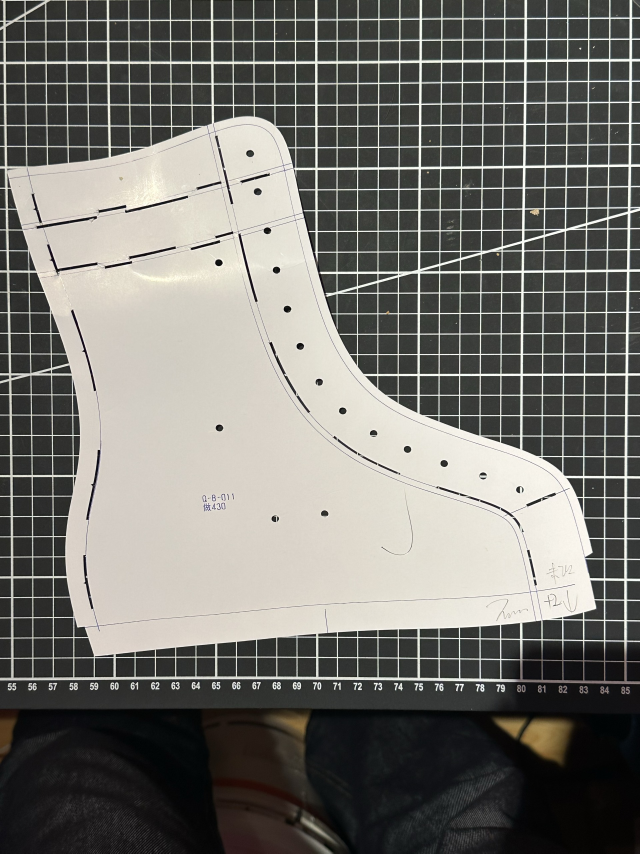
#> input picture onward-pattern/pattern-engineering/references/01-pattern-original.jpg, 1920 x 2560 px, found by its file name (shown at 1/3 size); the run also reads 1 picture not shown here
$ python digitize.py
#> lines starting #> are read from the running program, lines starting #| are printed output that depends on the picture; after the words box and inside, x2 and y2 are one past the last pixel; in counts of white or black regions, pixels touching at a corner belong together
#> in main, image is the input picture: shape (2560, 1920, 3); mean B, G, R 110.5, 115.7, 116.9
"""Deterministic digitization of the supplied factory paper photograph.

Uses the photographed 10 mm mat grid, not the 267 x 262 mm sketch annotation.
This is image metrology with explicitly bounded assumptions, not a verified
factory cutting file. Original photographs are never overwritten.

Python dependencies: numpy, scipy, Pillow, opencv-python-headless.
"""
from pathlib import Path
import sys, json, math, hashlib, html
from collections import defaultdict

try:
    import cv2
except ImportError:
    sys.path.insert(0, '/tmp/onward-pattern-deps')
    import cv2
import numpy as np
from scipy.optimize import least_squares
from scipy.ndimage import gaussian_filter1d
from scipy.spatial import cKDTree

ROOT = Path(__file__).resolve().parents[2]
OUT = ROOT/'public/pattern-engineering/data'
SOURCE = ROOT/'public/pattern-engineering/references/01-pattern-original.jpg'
TRACE = ROOT/'public/pattern-engineering/references/02-trace-reference.jpg'
PX_PER_MM = 4
MARGIN_MM = 10
EXPECTED_SHA256 = '6050af66bf614145cf530a24a3ee9c03ac850b3f9519a10cc024b13e30f21ac0'


def project(points, matrix):
    return cv2.perspectiveTransform(np.asarray(points, np.float64).reshape(-1,1,2), matrix).reshape(-1,2)


def paper_contour(image):
    """GrabCut removes narrow white mat strokes attached to the paper edge.

    Initial brightness alone would mistake the white mat grid for the paper.
    The conservative foreground/background seeds stay >20 px from that edge.
    The final 5 px opening removes 1-3 px grid filaments; it is included in the
    declared outline uncertainty and never interpreted as recovered notches.
    """
    gray = cv2.cvtColor(image, cv2.COLOR_BGR2GRAY)
    mask = (gray > 135).astype(np.uint8)*255
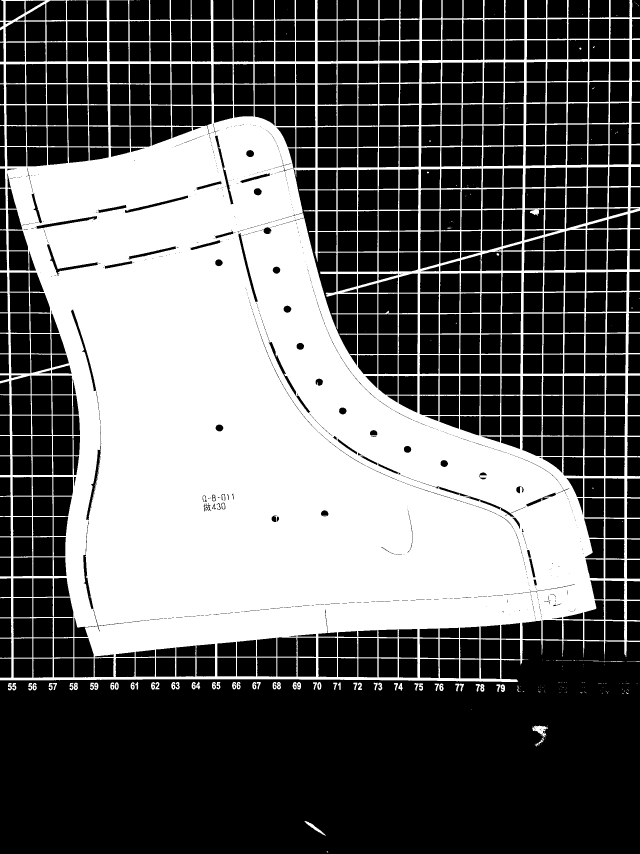
#> mask: shape (2560, 1920) (shown at 1/3 size); 40% white; 223 white regions (156 under 20 px), largest, box (x1, y1, x2, y2) and area: (0, 0, 1920, 2046) 1956427, (1597, 2176, 1643, 2212) 770, (914, 2463, 978, 2507) 504
    mask = cv2.morphologyEx(mask,cv2.MORPH_CLOSE,np.ones((15,15),np.uint8))
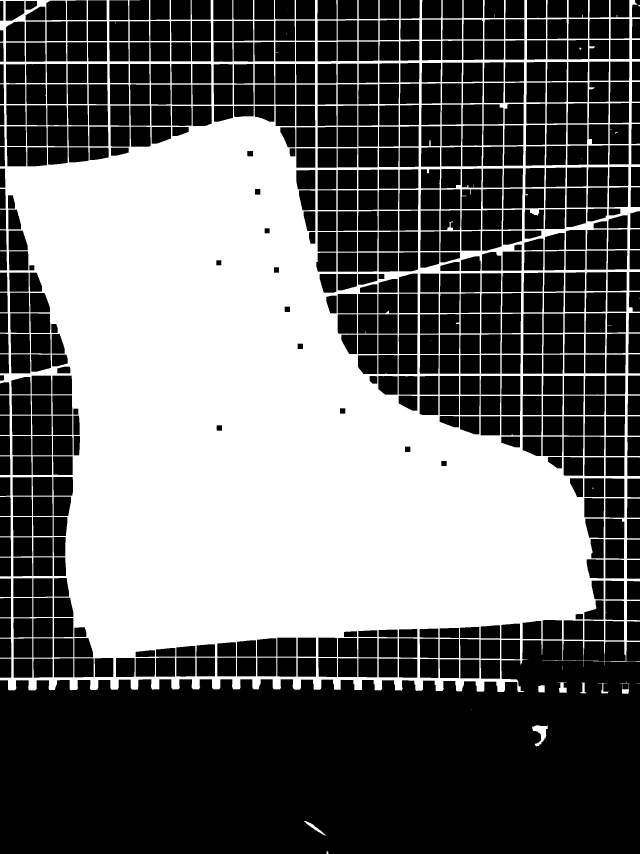
#> mask: shape (2560, 1920) (shown at 1/3 size); 41.5% white; 22 white regions (10 under 20 px), largest, box (x1, y1, x2, y2) and area: (0, 0, 1920, 2076) 2034415, (1596, 2176, 1643, 2239) 1335, (1674, 2047, 1701, 2078) 510
    mask = cv2.morphologyEx(mask,cv2.MORPH_OPEN,np.ones((11,11),np.uint8))
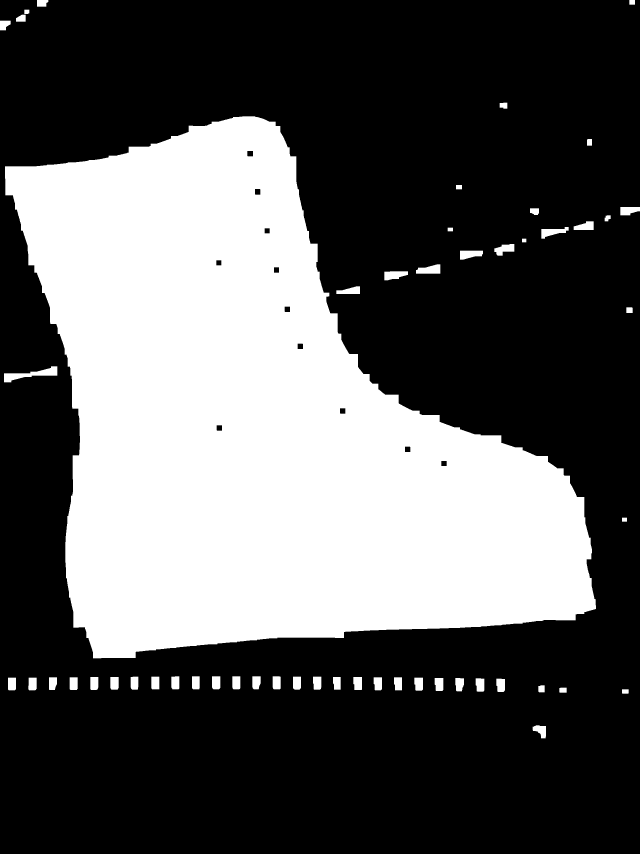
#> mask: shape (2560, 1920) (shown at 1/3 size); 35.2% white; 53 white regions
    contours,_ = cv2.findContours(mask,cv2.RETR_EXTERNAL,cv2.CHAIN_APPROX_NONE)
#> contours = 53 contours; largest, box (x1, y1, x2, y2) and area: (15, 349, 1788, 1975) 1685730, (12, 1099, 172, 1147) 2782, (1248, 793, 1321, 821) 1458, (1153, 814, 1224, 841) 1356, (1624, 681, 1706, 716) 1342
    rough = np.zeros_like(gray)
    cv2.drawContours(rough,[max(contours,key=cv2.contourArea)],-1,255,-1)
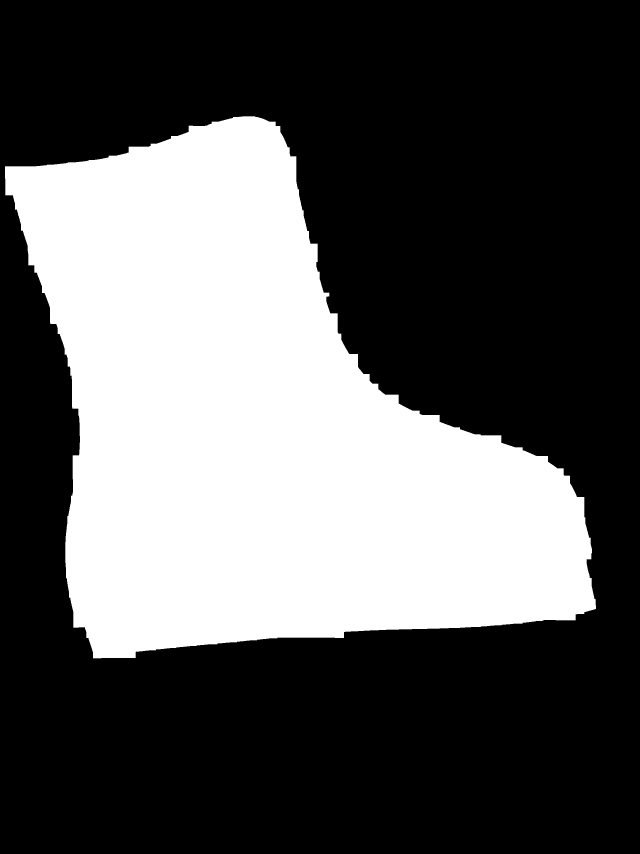
#> rough: shape (2560, 1920) (shown at 1/3 size); 34.4% white; 1 white region, box (x1, y1, x2, y2) and area: (15, 349, 1788, 1975) 1688851
    grab = np.zeros_like(gray)
    grab[cv2.dilate(rough,np.ones((41,41),np.uint8))>0] = cv2.GC_PR_BGD
    grab[rough>0] = cv2.GC_PR_FGD
    grab[cv2.erode(rough,np.ones((61,61),np.uint8))>0] = cv2.GC_FGD
    cv2.setRNGSeed(27)
    cv2.grabCut(image,grab,None,np.zeros((1,65),np.float64),np.zeros((1,65),np.float64),5,cv2.GC_INIT_WITH_MASK)
    clean = np.where((grab==1)|(grab==3),255,0).astype(np.uint8)
    # This edge is visibly inside x=23 px. The small x<18 filament is a mat
    # grid stroke, not a real extension of the supplied paper.
    clean[:600,:18] = 0
    clean = cv2.morphologyEx(clean,cv2.MORPH_OPEN,cv2.getStructuringElement(cv2.MORPH_ELLIPSE,(5,5)))
    contours,_ = cv2.findContours(clean,cv2.RETR_EXTERNAL,cv2.CHAIN_APPROX_NONE)
    contour = max(contours,key=cv2.contourArea)
    filled=np.zeros_like(gray);cv2.drawContours(filled,[contour],-1,255,-1)
#> after `cv2.drawContours(filled, [contour], -1, 255, -1)`:
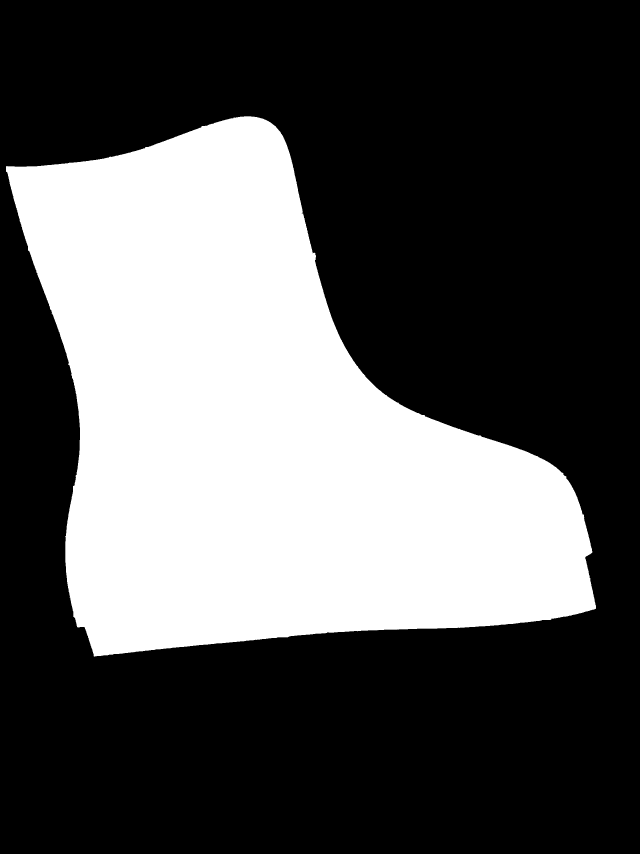
#> filled: shape (2560, 1920) (shown at 1/3 size); 34% white; 1 white region, box (x1, y1, x2, y2) and area: (18, 349, 1788, 1970) 1669960
    return contour.reshape(-1,2),filled


def bright_centroid(values):
    values=np.maximum(np.asarray(values,dtype=float)-110,0)
    if values.max(initial=0)<50 or np.count_nonzero(values>values.max()*.5)>10:
        return None
    return float(np.dot(np.arange(len(values)),values)/values.sum())


def detect_grid(gray,paper):
    edge=cv2.Canny(gray,70,170)
    edge[cv2.dilate(paper,np.ones((35,35),np.uint8))>0]=0
    raw=cv2.HoughLinesP(edge,1,np.pi/1800,90,minLineLength=150,maxLineGap=12)
    if raw is None: raise RuntimeError('No photographed grid lines detected')
    vertical=defaultdict(list);horizontal=defaultdict(list)
    for x1,y1,x2,y2 in raw.reshape(-1,4):
        if abs(y2-y1)>150 and abs((x2-x1)/(y2-y1))<.04:
            a=(x2-x1)/(y2-y1);b=x1-a*y1;k=round((a*1000+b-22)/62)
            if 0<=k<=30:vertical[k].append((a,b))
        if abs(x2-x1)>150 and abs((y2-y1)/(x2-x1))<.025:
            a=(y2-y1)/(x2-x1);b=y1-a*x1;k=round((a*1000+b+5)/62)
            if 0<=k<=33:horizontal[k].append((a,b))
    def fit(families,is_vertical):
        result={}
        for k,seeds in families.items():
            a,b=np.median(seeds,axis=0);points=[]
            for t in range(20,1990 if is_vertical else 1900,17):
                q=a*t+b;u,v=(int(round(q)),t) if is_vertical else (t,int(round(q)))
                if u<10 or u>=1910 or v<10 or v>=2010 or paper[v-8:v+9,u-8:u+9].max()>0:continue
                values=gray[v,u-7:u+8] if is_vertical else gray[v-7:v+8,u]
                c=bright_centroid(values)
                if c is not None:points.append((t,(u if is_vertical else v)-7+c))
            points=np.asarray(points)
            if len(points)<6:continue
            keep=np.ones(len(points),bool)
            for _ in range(3):
                a,b=np.polyfit(points[keep,0],points[keep,1],1)
                residual=points[:,1]-(a*points[:,0]+b);keep=np.abs(residual)<2.5
            result[k]=(float(a),float(b))
        return result
    v=fit(vertical,True);h=fit(horizontal,False)
    # Missing family seeds are interpolated only to SEARCH for actual white
    # pixels. They do not enter the calibration as synthetic observations.
    for family,indices in [(v,range(31)),(h,range(1,33))]:
        keys=sorted(family)
        for k in indices:
            if k not in family:
                family[k]=tuple(float(np.interp(k,keys,[family[z][axis] for z in keys])) for axis in range(2))
    points=[]
    for i,(a,b) in sorted(v.items()):
        for j,(d,e) in sorted(h.items()):
            yy=(d*b+e)/(1-d*a);xx=a*yy+b
            if not(20<xx<1900 and 20<yy<2000):continue
            x,y=int(round(xx)),int(round(yy))
            if paper[y-20:y+21,x-20:x+21].max()>0:continue
            xp=[];yp=[]
            for t in [-18,-14,-10,10,14,18]:
                row=int(round(yy+t));col=int(round(a*row+b))
                c=bright_centroid(gray[row,col-7:col+8])
                if c is not None:xp.append(col-7+c-a*t)
                col=int(round(xx+t));row=int(round(d*col+e))
                c=bright_centroid(gray[row-7:row+8,col])
                if c is not None:yp.append(row-7+c-d*t)
            if len(xp)<4 or len(yp)<4:continue
            points.append([i,j,float(np.median(xp)),float(np.median(yp))])
    points=np.asarray(points)
    holdout=((points[:,0].astype(int)*7+points[:,1].astype(int)*3)%5==0)
    physical=points[:,:2]*10
    homography,_=cv2.findHomography(physical[~holdout],points[~holdout,2:],method=0)
    pixel_residual=np.linalg.norm(project(physical,homography)-points[:,2:],axis=1)
    mm_residual=np.linalg.norm(project(points[:,2:],np.linalg.inv(homography))-physical,axis=1)
    if len(points)<150 or int(holdout.sum())<25:
        raise RuntimeError('Too few independent photographed grid crossings')
    return points,holdout,homography,pixel_residual,mm_residual


def circular_holes(image,paper,matrix):
    # Approximate manual seed readings of the 13 visible lacing punches and
    # four interior punches; final centres/radii are measured from local pixels.
    # White mat lines visible THROUGH holes split some dark discs, so local
    # closing reconnects those observed circular outlines instead of dropping
    # the last two lacing punches or the lower left interior punch.
    eyelets=[(750,460),(773,575),(801,692),(829,810),(862,927),(900,1038),
        (958,1145),(1028,1232),(1120,1299),(1222,1348),(1332,1390),(1449,1428),(1559,1470)]
    internal=[(656,788),(658,1283),(826,1556),(974,1539)]
    gray=cv2.cvtColor(image,cv2.COLOR_BGR2GRAY)
    holes=[]
    for role,seeds in [('eyelet',eyelets),('internal-mark',internal)]:
        for i,(sx,sy) in enumerate(seeds):
            radius=26;x0=sx-radius;y0=sy-radius
            tile=(gray[y0:sy+radius+1,x0:sx+radius+1]<125).astype(np.uint8)*255
            tile=cv2.morphologyEx(tile,cv2.MORPH_CLOSE,cv2.getStructuringElement(cv2.MORPH_ELLIPSE,(7,7)))
            contours,_=cv2.findContours(tile,cv2.RETR_EXTERNAL,cv2.CHAIN_APPROX_NONE)
            candidates=[]
            for c in contours:
                a=cv2.contourArea(c)
                if not(130<a<650):continue
                m=cv2.moments(c)
                if not m['m00']:continue
                center=np.array([m['m10']/m['m00']+x0,m['m01']/m['m00']+y0])
                distance=np.linalg.norm(center-[sx,sy])
                if distance<12:candidates.append((distance,c,center))
            if not candidates: raise RuntimeError(f'Punch seed not verified in source pixels: {sx},{sy}')
            _,c,center=min(candidates,key=lambda a:a[0])
            boundary=c.reshape(-1,2)+[x0,y0]
            target=project([center],matrix)[0];curve=project(boundary,matrix)
            observed=float(np.median(np.linalg.norm(curve-target,axis=1)))
            holes.append({'id':f'{"E" if role=="eyelet" else "M"}{i+1:02d}',
                'center':target.tolist(),'radiusMm':observed,'role':role,
                'boundary':curve.tolist(),'sourcePixels':center.tolist(),
                'confidence':'high' if role=='eyelet' else 'observed-hole-function-unconfirmed',
                'note':'Paper punch radius observed from image; not final metal eyelet or snap diameter.' if role=='eyelet' else 'Observed interior punch; reference/ventilation/fixing function not established.'})
    return holes


# Pixel readings of the actual drawn/slot centre lines. Their FUNCTION is not
# asserted as a recovered manufacturing instruction. The source remains visible.
SOURCE_LINES=[
    ('cuff-crossline-1','fold-reference',[(66,685),(173,665),(290,644),(416,620),(540,595),(675,560),(808,519),(875,497)],'Two upper drawn/slot references; assumed cuff construction reference, exact stitch/fold function unverified.'),
    ('cuff-crossline-2','fold-reference',[(118,832),(245,807),(381,778),(520,742),(661,704),(796,663),(908,635)],'Second upper reference; continuous photo-guided reading across printed/slit gaps.'),
    ('eyelet-inner-reference','seam',[(641,380),(660,455),(682,550),(704,655),(731,764),(762,874),(800,985),(850,1091),(918,1194),(1000,1287),(1101,1355),(1220,1413),(1363,1467),(1495,1517),(1561,1565),(1587,1637),(1606,1748),(1622,1851)],'Visible inner pencil/slot line along throat. Drawn line is observed; precise sewing allowance/function must be confirmed.'),
    ('eyelet-outer-reference','reference',[(29,535),(180,522),(335,498),(485,457),(635,407),(740,375),(801,384),(835,427),(859,505),(877,597),(900,700),(931,815),(971,946),(1022,1067),(1093,1166),(1183,1233),(1293,1282),(1423,1327),(1555,1376),(1642,1426),(1690,1505),(1719,1607),(1741,1720)],'Visible inset perimeter pencil line; retained independently of physical cut outline.'),
    ('heel-inset-reference','seam',[(79,505),(115,661),(172,839),(239,1050),(286,1266),(301,1404),(288,1527),(260,1656),(253,1772),(270,1881)],'Visible heel-side pencil/slot line; exact stitch/cutting semantics unverified.'),
    ('lower-attachment-reference','reference',[(285,1884),(480,1858),(700,1839),(930,1818),(1160,1804),(1390,1781),(1600,1760),(1723,1736)],'Visible long lower pencil reference; sole attachment/lasting allowance is not validated.'),
    ('toe-cross-reference','reference',[(1494,1519),(1584,1475),(1705,1422)],'Visible short diagonal pencil/slot reference at front return.'),
]


def path(points,closed=False):
    if not len(points):return ''
    return 'M '+' L '.join(f'{float(x):.4f},{float(y):.4f}' for x,y in points)+(' Z' if closed else '')


def separate_trace_comparison(factory_boundary):
    """Preserve C's independent hand trace; do not reshape B to agree with it."""
    image=cv2.imread(str(TRACE));b,g,r=cv2.split(image.astype(np.int16))
    beige=((r-g>4)&(g-b>4)&(g>180)).astype(np.uint8)*255
    beige[:210]=0;beige[815:]=0;beige[:,:80]=0;beige[:,705:]=0
    contours,_=cv2.findContours(beige,cv2.RETR_EXTERNAL,cv2.CHAIN_APPROX_NONE)
    c=cv2.approxPolyDP(max(contours,key=cv2.contourArea),1.2,True).reshape(-1,2)
    low=c.min(0);high=c.max(0);size=high-low
    annotation=np.c_[(c[:,0]-low[0])/size[0]*267,(high[1]-c[:,1])/size[1]*262]
    annotation=np.vstack([annotation,annotation[0]])
    def sample(poly):
        out=[]
        for a,b in zip(poly,poly[1:]):
            n=max(1,math.ceil(float(np.linalg.norm(b-a))/.4))
            out.extend(a+(b-a)*(i/n) for i in range(n))
        return np.asarray(out)
    a=sample(factory_boundary);b=sample(annotation)
    dist=np.r_[cKDTree(a).query(b)[0],cKDTree(b).query(a)[0]]
    (OUT/'trace-reference-pixels.svg').write_text(f'<svg xmlns="http://www.w3.org/2000/svg" viewBox="0 0 1280 894"><title>Independent user-drawn trace C, screenshot pixels only</title><image href="../references/02-trace-reference.jpg" width="1280" height="894"/><path d="{path(c,True)}" fill="none" stroke="#1886b9" stroke-width="1.5"/></svg>\n')
    return {'boundaryPixels':np.vstack([c,c[0]]).tolist(),'boundsPixels':{'min':low.tolist(),'max':high.tolist()},
        'annotationBoundaryMm':annotation.tolist(),
        'annotationScalingAssumption':'C alone is provisionally scaled to its handwritten 267 x 262 mm annotation ONLY for comparison; it does not calibrate or alter B.',
        'annotationScaledShapeComparison':{'meanNearestBoundaryDistanceMm':float(dist.mean()),'rmsMm':float(np.sqrt(np.mean(dist**2))),
            'maximumMm':float(dist.max()),'samplingStepMm':.4,'meaning':'Conditional discrepancy between grid-calibrated B and annotation-scaled C; not a metrology error against a verified ground truth.'}}


def write_svg(pattern,image_info):
    w=pattern['bounds']['width'];h=pattern['bounds']['height']
    outline=path(pattern['boundary'],True)
    pieces=[f'<svg xmlns="http://www.w3.org/2000/svg" width="{w:.4f}mm" height="{h:.4f}mm" viewBox="0 0 {w:.4f} {h:.4f}">',
        '<title>SoulGrain ONWARD photographed paper · nominal millimetre reference</title>',
        '<desc>10 mm photographed grid calibrated; image-derived outline, not a verified production cutting file. Interior line semantics and allowances require factory confirmation.</desc>',
        f'<g transform="translate(0 {h:.5f}) scale(1 -1)">',f'<path id="original-cut-outline" d="{outline}" fill="none" stroke="#176b89" stroke-width="0.25"/>']
    for hole in pattern['holes']:
        x,y=hole['center'];color='#182c4a' if hole['role']=='eyelet' else '#c17a22'
        pieces.append(f'<circle id="{hole["id"]}" cx="{x:.4f}" cy="{y:.4f}" r="{hole["radiusMm"]:.4f}" fill="none" stroke="{color}" stroke-width="0.2"/>')
    for line in pattern['structureLines']:
        color='#a04a83' if line['kind']=='fold-reference' else '#65778b'
        pieces.append(f'<path id="{line["id"]}" d="{path(line["points"])}" fill="none" stroke="{color}" stroke-width="0.18" stroke-dasharray="1.5 1"/>')
    pieces.append('</g></svg>');(OUT/'pattern.svg').write_text('\n'.join(pieces)+'\n')
    raw=pattern['sourceBoundaryPixels'];rawpath=path(raw,True)
    (OUT/'pattern-raw-pixels.svg').write_text(f'<svg xmlns="http://www.w3.org/2000/svg" xmlns:xlink="http://www.w3.org/1999/xlink" viewBox="0 0 1920 2560"><title>Unrectified original photograph and extracted physical cut outline</title><image href="../references/01-pattern-original.jpg" width="1920" height="2560"/><path d="{rawpath}" fill="none" stroke="#ed3f4f" stroke-width="2"/></svg>\n')
    bx=image_info['boundsMm'];iw=bx['width'];ih=bx['height'];x=bx['x'];y=bx['y']
    svg=[f'<svg xmlns="http://www.w3.org/2000/svg" viewBox="{x} {y} {iw} {ih}" width="{iw}mm" height="{ih}mm">',
        f'<g transform="translate(0 {h}) scale(1 -1)">',
        f'<image href="pattern-corrected.jpg" x="{x}" y="{y}" width="{iw}" height="{ih}" transform="translate(0 {h}) scale(1 -1)"/>',
        f'<path d="{outline}" fill="none" stroke="#e72b51" stroke-width=".4"/>']
    for hole in pattern['holes']:
        x,y=hole['center'];svg.append(f'<circle cx="{x}" cy="{y}" r="{hole["radiusMm"]+1}" fill="none" stroke="#00a0b0" stroke-width=".3"/>')
    svg.append('</g></svg>');(OUT/'pattern-overlay.svg').write_text('\n'.join(svg)+'\n')


def main():
    OUT.mkdir(parents=True,exist_ok=True)
    assert hashlib.sha256(SOURCE.read_bytes()).hexdigest()==EXPECTED_SHA256, 'Unexpected source photograph; recalibrate rather than reuse these source-specific readings.'
    image=cv2.imread(str(SOURCE));assert image is not None and image.shape[:2]==(2560,1920)
    raw,mask=paper_contour(image)
#> raw = 5616 pairs, first value 18 to 1787, second value 349 to 1969
    grid,hold,H,pxres,mmres=detect_grid(cv2.cvtColor(image,cv2.COLOR_BGR2GRAY),mask)
#> (the rest of the program and of its run is left out)
